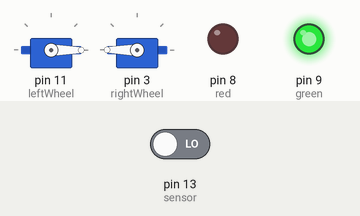
Simulated run of this sketch. Board: Arduino Uno, built with avr-gcc and run on an emulated ATmega328P. Parts: 2 × servo, output pins drawn as LEDs (lit = HIGH). The inputs (shaded band) are chosen by the test bench; at power-on: pin 13 (sensor) LOW. What the sketch prints to the serial monitor is not drawn.

Above: at 1.2 s.
1.3 s: pin 13 (sensor) driven HIGH
At 2.1 s:
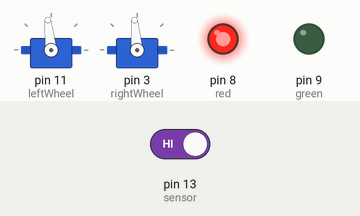
At 2.8 s:
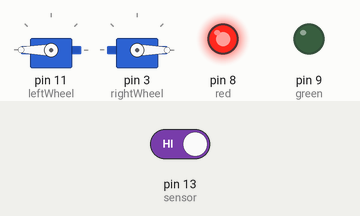
4.3 s: pin 13 (sensor) driven LOW
At 5.6 s:
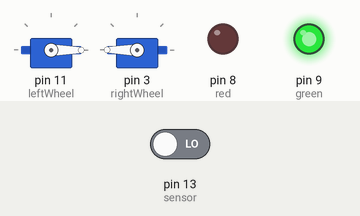
Timing chart, 0 to 7.3 s (numbered marks = the images above; inputs shaded):
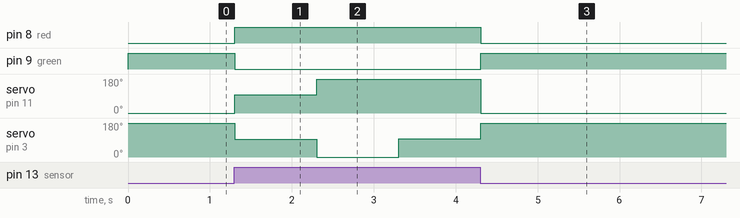

Measured:
- after the input at 1.3 s, pin 8 (red): LOW → HIGH at once; pin 9 (green): HIGH → LOW at once; servo on pin 11 (leftWheel): 0° → 96° at once, → 180° 1.0 s later; servo on pin 3 (rightWheel): 180° → 95° at once, → 0° 1.0 s later, → 96° 1.0 s later
- after the input at 4.3 s, pin 8 (red): HIGH → LOW at once; pin 9 (green): LOW → HIGH at once

The sketch:

Robot.ino
```cpp
/*
Robot
By: Elliot Landolt
*/
#include <Servo.h>
Servo leftWheel; // Left Wheel
Servo rightWheel; // Right Wheel


void setup() {
  pinMode(13, INPUT);
  Serial.begin(9600);
  pinMode(8, OUTPUT);// red
  pinMode(9, OUTPUT); // green
  leftWheel.attach(11); // attach servo object to pin
  rightWheel.attach(3); // attach servo object to pin
}
void backward(){
  leftWheel.write(180);
  rightWheel.write(0);
}

void foreward(){
  leftWheel.write(0);
  rightWheel.write(180);
}

void right(){
  leftWheel.write(180);
  rightWheel.write(95);
}

void left(){
  leftWheel.write(180);
  rightWheel.write(96);
}

void stop(){
  leftWheel.write(96);
  rightWheel.write(95);
}
void loop() {
  Serial.println(digitalRead(13)); // to check the sensor
  int offTable = digitalRead(13); // Is the sensor reading off the table?
  if (offTable == 1){ // if the edge of a table is detected
    digitalWrite(8, HIGH); // show red led
    stop(); // stop
    digitalWrite(9, LOW); // green led off
    delay(1000); // wait before going backwards
    backward(); // go backwards
    delay(1000);
    stop();
    left(); // turn away for 1 second
    delay(1000);
    stop();
    offTable = 1; // set it to go foreward again
  }
  if (offTable != 1){
    foreward();
    digitalWrite(9, HIGH);
    digitalWrite(8, LOW);
  }
}
```
